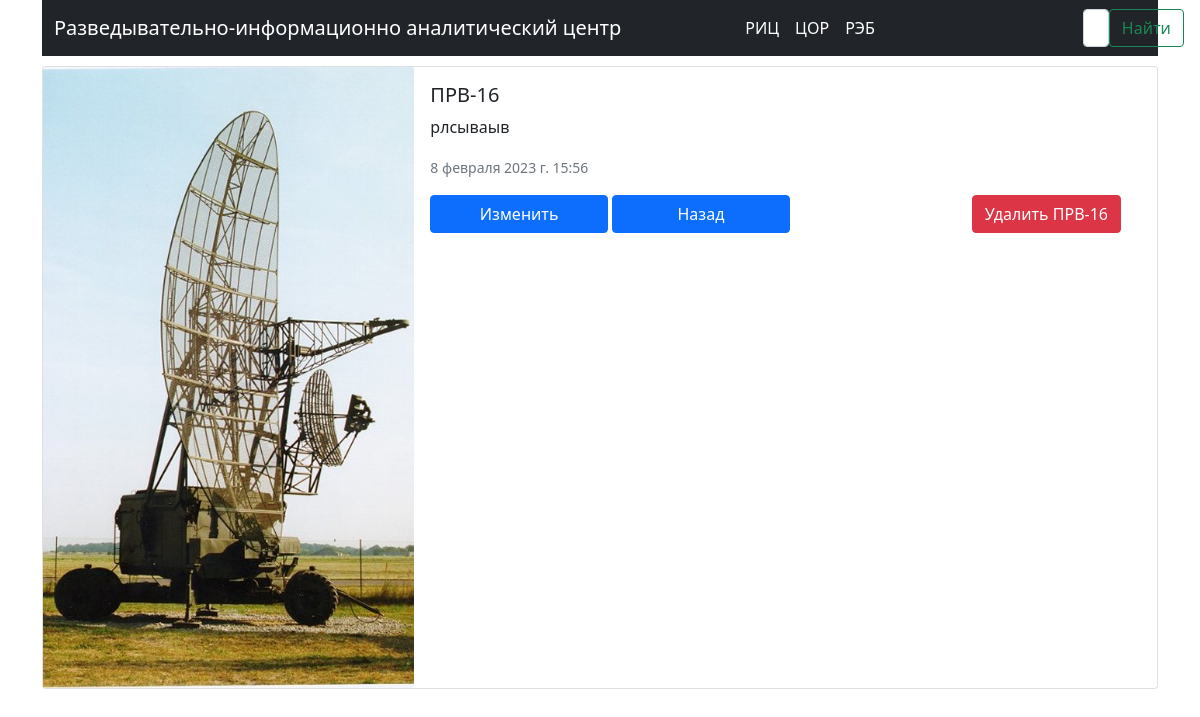
The page /59n6/ on the database as committed earlier.
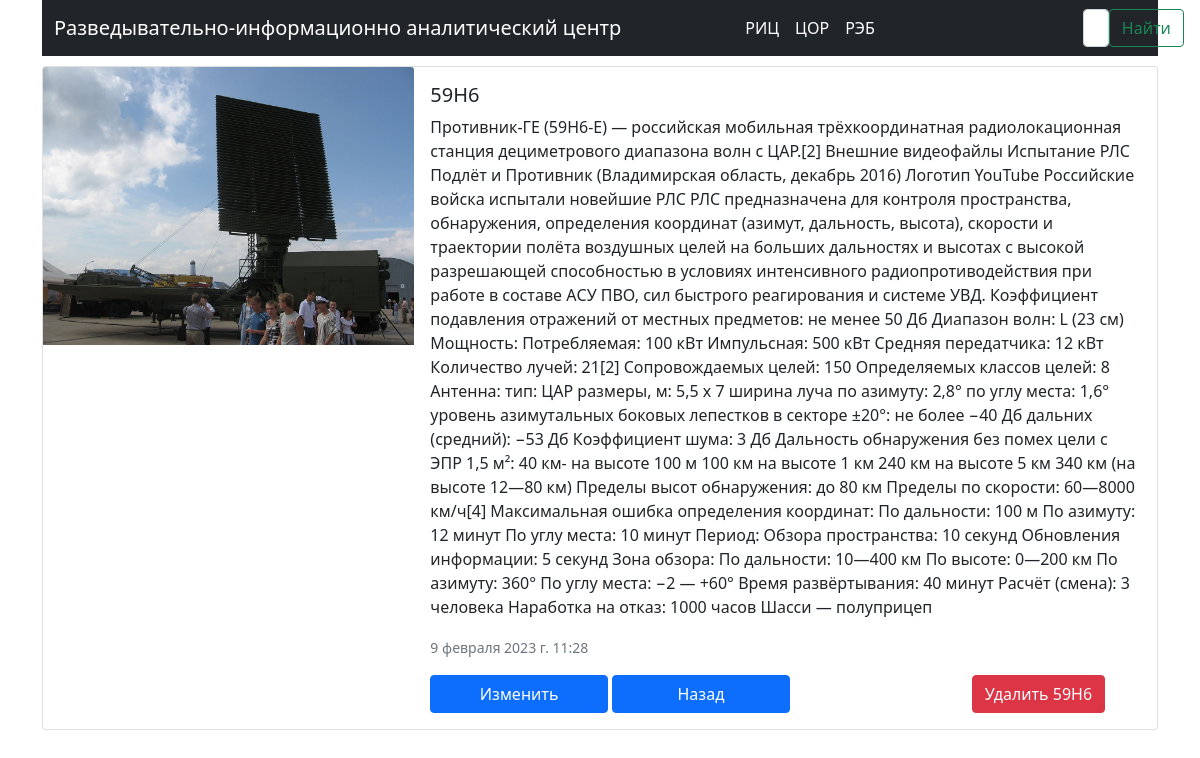
The same page on the database as committed later.
### ric/models.py (models this page shows, shortened)
class Radar(models.Model):
    title = models.CharField('Название РЛС', max_length=250) # Название РЛС
    slug = models.SlugField('URL', null=False, unique=True) #Слаг
    body = models.TextField('Описание РЛС', null=True) # Описание РЛС
    data = models.DateTimeField('Дата', auto_now=True) # Дата создание записи
    image = models.ImageField(upload_to='images/', blank=True)
    class Meta:
        verbose_name = 'РЛС' # Название РЛС ед. число
        verbose_name_plural = 'РЛС' # Название РЛС мн. число

### ric/views.py (the view)
# urls.py: path('<slug:radar>/', views.radar_detail, name='radar_detail'),
def radar_detail(request, radar):
    radar = get_object_or_404(Radar, slug=radar)
    return render(request, 'radar_detail.html', {'rls': radar})

### ric/templates/radar_detail.html (shortened to what this page needs)
{% extends 'index.html' %}
{% block content %}
<div class="card mb-0" style="margin:0 auto;">
  <div class="row g-0">
    <div class="col-md-4">
      <img src="{{ rls.image.url }}" class="card-img-top" alt="{{ rls.title }}" title="{{ rls.title }}">
    </div>
    <div class="col-md-8">
      <div class="card-body">
        <h5 class="card-title">{{ rls.title }}</h5>
        <p class="card-text">{{ rls.body  }}</p>
        <p class="card-text"><small class="text-muted">{{ rls.data  }}</small></p>
          <a href="{%url 'ric:edit_rls' rls.pk %}" class="btn btn-primary" style="width: 25%;">Изменить</a>
          <a href="{%url 'ric:list_radar'%}" class="btn btn-primary" style="width: 25%;">Назад</a>
          <a href="{%url 'ric:del_rls' rls.pk %}" class="btn btn-danger"
             style="margin-left:25%;">Удалить {{ rls.title }}</a>
      </div>
    </div>
  </div>
</div>
{% endblock %}

Rows that differ between the two databases and show on the page:
no longer on this page (row edited): Radar: image (picture), title "ПРВ-16", body "рлсываыв", data "8 февраля 2023 г. 15:56"
added Radar: image (picture), title "59Н6", body "Противник-ГЕ (59H6-E) — российская мобильная трёхкоординатная радиолокационная станция дециметрового диапазона волн с ЦАР.[2] Внешние видеофайлы Испытание РЛС Подлёт и Противник (Владимирская область, декабрь 2016) Логотип YouTube Российские войска испытали новейшие РЛС РЛС предназначена для контроля пространства, обнаружения, определения координат (азимут, дальность, высота), скорости и траектории полёта воздушных целей на больших дальностях и высотах с высокой разрешающей способностью в условиях интенсивного радиопротиводействия при работе в составе АСУ ПВО, сил быстрого реагирования и системе УВД. Коэффициент подавления отражений от местных предметов: не менее 50 Дб Диапазон волн: L (23…", data "9 февраля 2023 г. 11:28"
